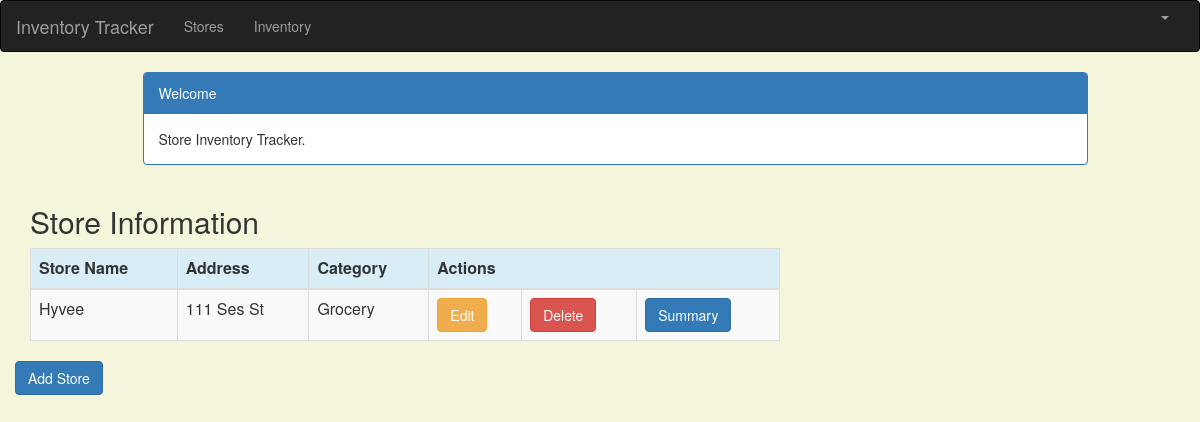
The page /store_list (signed in) on the database as committed earlier.
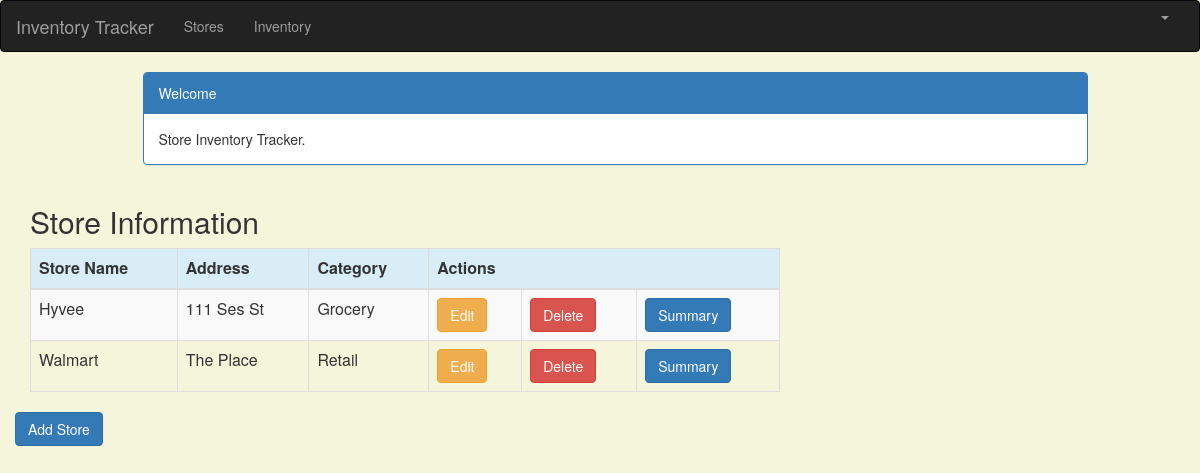
The same page on the database as committed later.
### inventorysystem/models.py (models this page shows, shortened)
class Store(models.Model):
    store_brand = models.CharField(max_length=200)
    store_addr = models.CharField(max_length=200)
    store_category = models.CharField(max_length=200)
    created_date = models.DateTimeField(
        default=timezone.now)

### inventorysystem/views.py (the view)
# urls.py: path('store_list', views.store_list, name='store_list'),
@login_required
def store_list(request):
    store = Store.objects.filter(created_date__lte=timezone.now())
    return render(request, 'inventorysystem/store_list.html',
                  {'stores': store})

### inventorysystem/templates/inventorysystem/store_list.html (shortened to what this page needs)
{% extends 'inventorysystem/base.html' %}
{% block content %}
    <html>
    <head>
        <link rel="stylesheet" href="https://maxcdn.bootstrapcdn.com/bootstrap/3.3.4/css/bootstrap.min.css">
    </head>
    <body>
    <div class="container">
        <div class="row">
            <div class="col-md-10 col-md-offset-1">
                <div class="panel panel-primary">
                    <div class="panel-heading">Welcome</div>
                    <div class="panel-body">
                        Store Inventory Tracker.
                    </div>
                </div>
            </div>
        </div>
    </div>
    <div class="row">
        <h2 style="padding-left: 15Px">Store Information</h2>
    </div>
    <div>
        <table class="table table-striped table-bordered table-hover">
            <thead>
            <tr class="bg-info">
                <th>Store Name</th>
                <th>Address</th>
                <th>Category</th>
                <th colspan="3">Actions</th>
            </tr>
            </thead>
            <tbody>
            {% for store in stores %}
                <tr>
                    <td>{{ store.store_brand }}</td>
                    <td>{{ store.store_addr }}</td>
                    <td>{{ store.store_category }}</td>
                    <td><a href="{% url 'inventorysystem:store_edit' pk=store.pk %}" class="btn btn-warning">Edit</a>
                    <td><a href="{% url 'inventorysystem:store_delete' pk=store.pk %}"
                           onclick="return confirm('Are you sure you want to delete?')"
                           class="btn btn-danger">Delete</a>
                    </td>
                    <td><a href="{% url 'inventorysystem:summary' pk=store.pk %}"
                           class="btn btn-primary">Summary</a>
                </tr>
            {% endfor %}
            </tbody>
        </table>
    </div>
    <div class="row">
         <a href="{% url 'inventorysystem:store_new' %}" class="row"><span
                    class="btn btn-primary">Add Store</span></a>
     </div>
    </body>
    </html>
{% endblock %}

Rows that differ between the two databases and show on the page:
added Store: store_brand "Walmart", store_addr "The Place", store_category "Retail"
